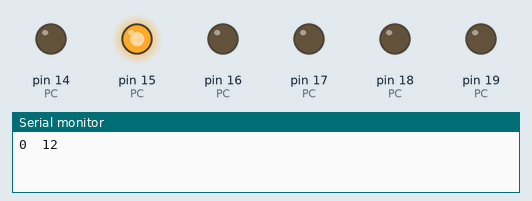
This sketch was run on a simulated Arduino Uno, built with avr-gcc and run on an emulated ATmega328P. On the bench: output pins drawn as LEDs (lit = HIGH), the last lines printed to the serial monitor.

Above: at 0.2 s.
At 1.2 s:
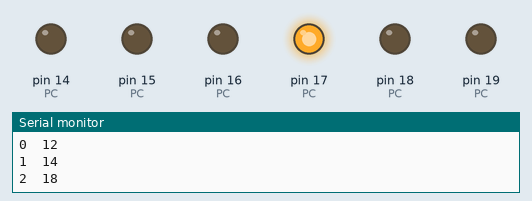
At 1.7 s:
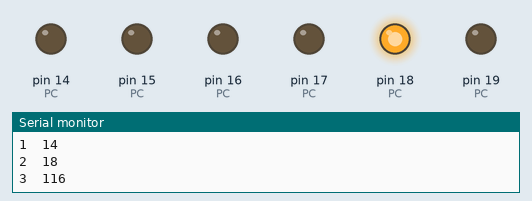
At 2.2 s:
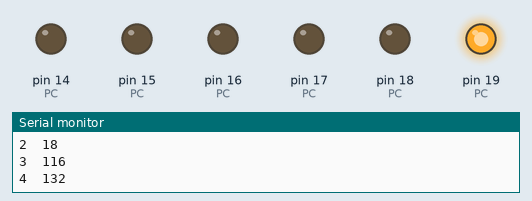
At 3.7 s:
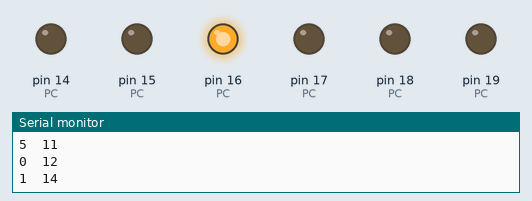
At 5.7 s:
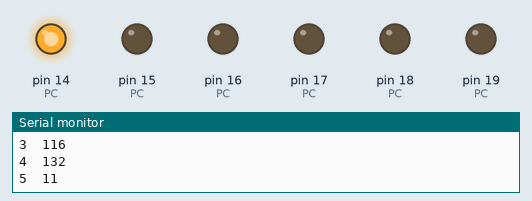
Timing chart, 0 to 6.9 s (numbered marks = the images above):
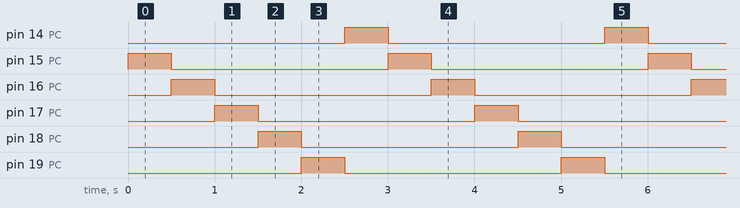

Measured:
- by itself, pin 14 (PC), pin 15 (PC), pin 16 (PC), pin 17 (PC), pin 18 (PC), pin 19 (PC): alternates HIGH for 0.50 s and LOW for 2.5 s
- by itself, everything shown: repeats every 3.0 s, in 6 steps

The sketch:

1-3_walk.ino
```cpp
int ev = 0, i = 1;

void setup() {
  Serial.begin(9600);
  //DDRC = 0xFF;
  pinMode(14, OUTPUT); //PC[0]
  pinMode(15, OUTPUT); //PC[1]
  pinMode(16, OUTPUT); //PC[2]
  pinMode(17, OUTPUT); //PC[3]
  pinMode(18, OUTPUT); //PC[4]
  pinMode(19, OUTPUT); //PC[5]
}

void loop() {
  Serial.print(ev);
  digitalWrite(ev + 14, LOW);
  ev = ++ev % 6;
  digitalWrite(ev + 14, HIGH);
  Serial.print("\t");
  Serial.print(i, DEC);
  Serial.println(PORTC, DEC);
  delay(500); // ignore for speed test
}
```
